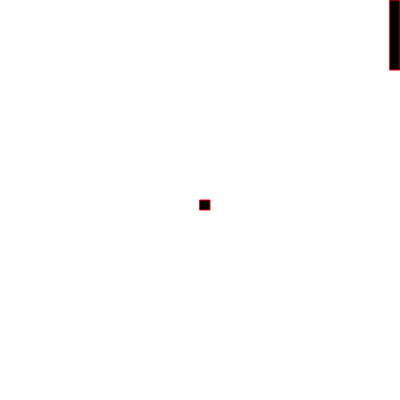
Frame 1 (no input)
Frame 60 (no input): identical to frame 1, image omitted
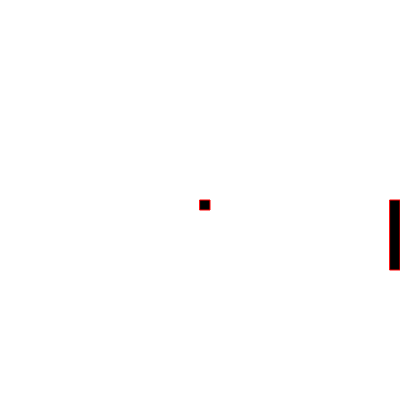
Frame 120 (the mouse pressed at the canvas centre since frame 60)

The p5.js sketch that drew these frames (run headless with seeded random() and noise() and a simulated clock; from frame 60 on, the mouse is pressed at the canvas centre):

// p5.js sketch
// ── sketch.js
function setup() {
  createCanvas(400, 400);
}
//new notifies the machine there is a new object to be created
//after new tell from which Class it has to make the object from
//add () after the class name
//why do we add () -> machine will go to constructor and give the properties to the object;
var rightPaddle;
 rightPaddle = new Paddle();
function draw() {
  //to paint the background white
  background("white");
  //draws the right paddle
 rightPaddle.x=390;
rightPaddle.y=mouseY;
rightPaddle.color="black";
rightPaddle.display();
  
  //draws the left paddle

  //draws the balll
  rect(200,200,10,10);
}

// ── Paddle.js
//start making a design 
class Paddle{
  
  //add the property and function
  
  //inside the constructor - we're adding the property.
  constructor(){
    this.length =70;
    this.width =10;
    this.y =0;
    this.x =0;
    this.color="white";
    this.border="red";
  }
  
  display(){
//color the object
fill(this.color);
//color the border
stroke(this.border);
 rect(this.x,this.y,this.width,this.length);   
    
    
  }
  
  
  
  
  
  
  
  
}
